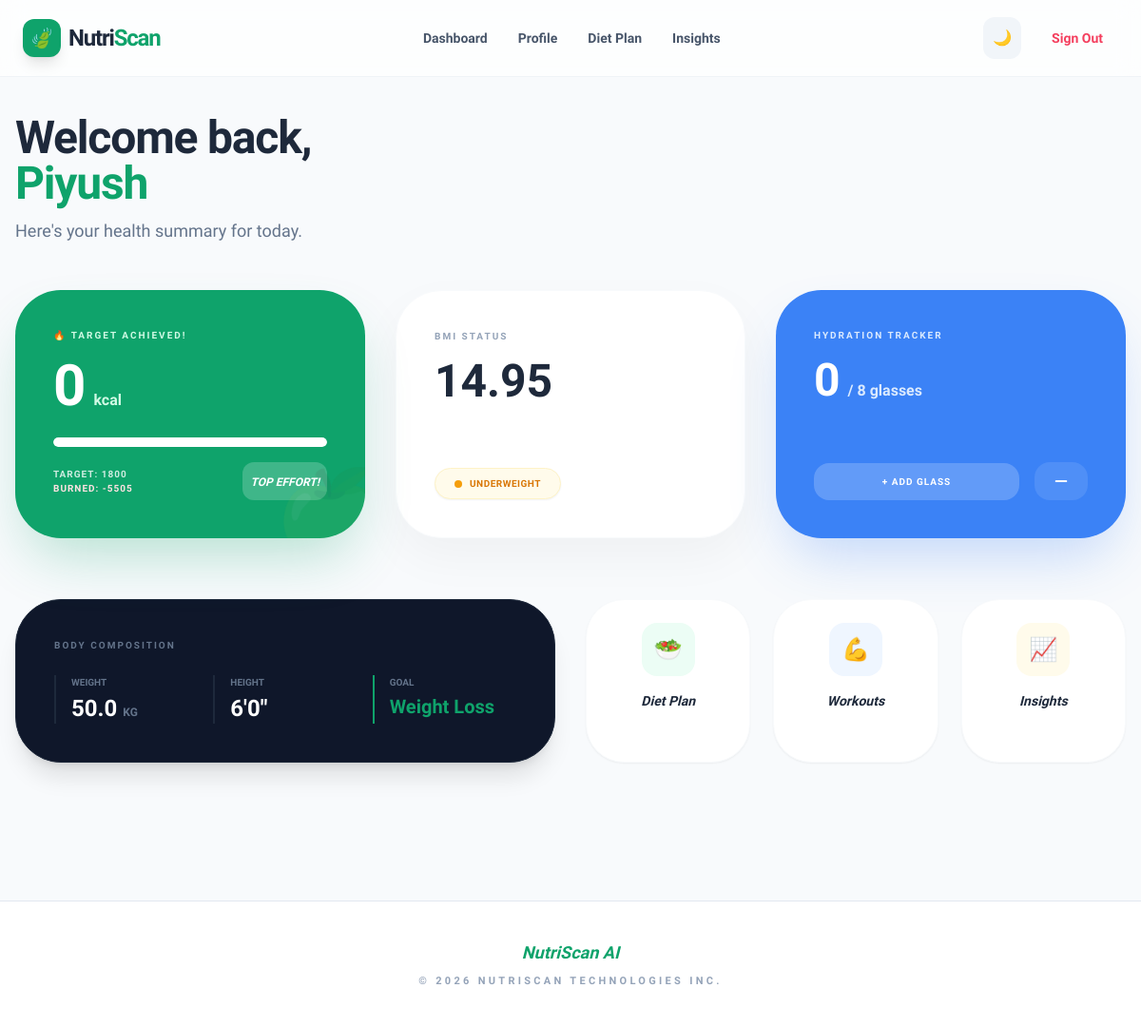
The page /dashboard/ (signed in) on the database its author committed.
### core/models.py (models this page shows, shortened)
class UserProfile(models.Model):
    user = models.OneToOneField(
        User,
        on_delete=models.CASCADE,
        related_name='profile'
    )
    age = models.PositiveIntegerField(null=True, blank=True)
    height_feet = models.PositiveIntegerField(null=True, blank=True)
    height_inches = models.PositiveIntegerField(null=True, blank=True)
    weight = models.FloatField(null=True, blank=True)
    gender = models.CharField(
        max_length=10,
        choices=[
            ('male','Male'),
            ('female','Female'),
            ('other','Other')
        ],
        null=True,
        blank=True
    )
    goal = models.CharField(
        max_length=20,
        choices=[
            ('loss','Weight Loss'),
            ('gain','Weight Gain'),
            ('maintain','Maintain')
        ],
        null=True,
        blank=True
    )
    is_profile_complete = models.BooleanField(default=False)

### core/views.py (the view)
# urls.py: path('dashboard/', views.dashboard, name='dashboard'),
@login_required
def dashboard(request):
    try:
        profile = UserProfile.objects.get(user=request.user)
        if not profile.is_profile_complete:
            return redirect('profile')
    except UserProfile.DoesNotExist:
        return redirect('profile')
    total_inches = (profile.height_feet * 12) + profile.height_inches
    height_m = total_inches * 0.0254
    bmi = round(profile.weight / (height_m ** 2), 2) if height_m > 0 else 0
    if bmi < 18.5:
        category = "Underweight"
    elif bmi < 25:
        category = "Normal"
    elif bmi < 30:
        category = "Overweight"
    else:
        category = "Obese"
    if profile.goal == 'loss':
        base_target = 1800
    elif profile.goal == 'gain':
        base_target = 2500
    else: # Maintain
        base_target = 2200
    today_stats = WorkoutLog.objects.filter(
        user=request.user,
        date=date.today()
    ).aggregate(total=Sum('calories_burned'))
    total_burned = today_stats['total'] or 0
    remaining_calories = base_target - total_burned
    if remaining_calories < 0:
        remaining_calories = 0
    return render(request, 'dashboard.html', {
        'profile': profile,
        'bmi': bmi,
        'category': category,
        'calories': remaining_calories,
        'base_target': base_target,
        'total_burned': total_burned
    })

### core/templates/dashboard.html (shortened to what this page needs)
{% extends 'base.html' %}
{% block content %}
<div class="max-w-7xl mx-auto px-4 py-10 animate-fade-in bg-slate-50 dark:bg-slate-950 transition-colors duration-500">
    <div class="mb-12">
        <h2 class="text-4xl md:text-5xl font-black text-slate-800 dark:text-slate-100 tracking-tight leading-tight">
            Welcome back, <br>
            <span class="text-[#0fa36b] dark:text-emerald-400">{{user.username}}</span>
        </h2>
        <p class="text-slate-500 dark:text-slate-400 font-medium mt-3 text-lg">Here's your health summary for today.</p>
    </div>
    <div class="grid grid-cols-1 md:grid-cols-3 gap-8 mb-16">
        <div class="bg-[#0fa36b] dark:bg-emerald-600 p-10 rounded-[3rem] shadow-[0_30px_60px_-15px_rgba(15,163,107,0.3)] text-white transform transition-all hover:-translate-y-1 relative overflow-hidden">
            <p class="text-emerald-100 font-bold uppercase tracking-[0.2em] text-[10px] mb-4">
                {% if calories <= 0 %} 🔥 TARGET ACHIEVED! {% else %} Remaining Today {% endif %}
            </p>
            <div class="flex items-baseline space-x-2">
                <h1 class="text-6xl font-black">{{ calories }}</h1>
                <span class="text-emerald-100 font-bold">kcal</span>
            </div>
            <div class="w-full bg-white/20 h-2.5 rounded-full mt-6 overflow-hidden">
                <div class="bg-white h-full rounded-full transition-all duration-1000 ease-out"
                     style="width: {% if total_burned >= base_target %}100%{% else %}{{ total_burned|divisibleby:base_target }}%{% endif %};">
                </div>
            </div>
            <div class="mt-4 flex justify-between items-center">
                <div class="flex flex-col">
                    <span class="text-[10px] font-black uppercase tracking-widest opacity-80">Target: {{ base_target }}</span>
                    <span class="text-[10px] font-black uppercase tracking-widest text-red-100">Burned: -{{ total_burned }}</span>
                </div>
                {% if calories <= 0 %}
                <div class="bg-white/20 p-2 rounded-xl">
                    <span class="text-xs font-black italic">TOP EFFORT!</span>
                </div>
                {% endif %}
            </div>
            <div class="absolute -right-6 -bottom-6 text-8xl opacity-10">🍏</div>
        </div>
        <div class="bg-white dark:bg-slate-900 p-10 rounded-[3rem] shadow-[0_20px_50px_rgba(0,0,0,0.04)] border border-slate-50 dark:border-slate-800 flex flex-col justify-between transition-all hover:-translate-y-1">
            <div>
                <p class="text-slate-400 dark:text-slate-500 font-bold uppercase tracking-[0.2em] text-[10px] mb-4">BMI Status</p>
                <h2 class="text-5xl font-black text-slate-800 dark:text-slate-100">{{bmi}}</h2>
            </div>
            <div class="mt-8">
                <span class="inline-flex items-center px-5 py-2 rounded-full text-[10px] font-black uppercase tracking-wider shadow-sm
                    {% if category == 'Normal' %}
                        bg-emerald-50 dark:bg-emerald-900/20 text-[#0fa36b] dark:text-emerald-400 border border-emerald-100 dark:border-emerald-800
                    {% elif category == 'Overweight' or category == 'Obese' %}
                        bg-rose-50 dark:bg-rose-900/20 text-rose-600 dark:text-rose-400 border border-rose-100 dark:border-rose-800
                    {% else %}
                        bg-amber-50 dark:bg-amber-900/20 text-amber-600 dark:text-amber-400 border border-amber-100 dark:border-amber-800
                    {% endif %}">
                    <span class="w-2 h-2 rounded-full mr-2
                        {% if category == 'Normal' %} bg-[#0fa36b] dark:bg-emerald-400
                        {% elif category == 'Overweight' or category == 'Obese' %} bg-rose-500
                        {% else %} bg-amber-500
                        {% endif %} animate-pulse"></span>
                    {{category}}
                </span>
            </div>
        </div>
        <div class="bg-blue-500 dark:bg-blue-600 p-10 rounded-[3rem] shadow-[0_30px_60px_-15px_rgba(59,130,246,0.3)] text-white flex flex-col justify-between transition-all hover:-translate-y-1" x-data="{ glasses: 0 }">
            <div>
                <p class="text-blue-100 font-bold uppercase tracking-[0.2em] text-[10px] mb-4">Hydration Tracker</p>
                <div class="flex items-baseline space-x-2">
                    <h2 class="text-5xl font-black" x-text="glasses">0</h2>
                    <span class="text-blue-100 font-bold">/ 8 glasses</span>
                </div>
            </div>
            <div class="mt-8 flex items-center space-x-4">
                <button @click="if(glasses < 12) glasses++" class="flex-grow py-3 bg-white/20 hover:bg-white/30 rounded-2xl font-black text-[10px] uppercase tracking-widest transition-all active:scale-95">+ Add Glass</button>
                <button @click="if(glasses > 0) glasses--" class="px-5 py-3 bg-white/10 hover:bg-white/20 rounded-2xl transition-all">
                    <svg class="w-4 h-4" fill="none" stroke="currentColor" viewBox="0 0 24 24"><path stroke-linecap="round" stroke-linejoin="round" stroke-width="3" d="M20 12H4"></path></svg>
                </button>
            </div>
        </div>
    </div>
    <div class="grid grid-cols-1 lg:grid-cols-2 gap-8 mb-16">
        <div class="bg-slate-900 dark:bg-slate-900 border border-slate-800 p-10 rounded-[3rem] shadow-xl text-white flex flex-col justify-center space-y-6 transition-all">
            <h4 class="text-slate-500 text-[10px] font-bold uppercase tracking-[0.2em]">Body Composition</h4>
            <div class="grid grid-cols-3 gap-4">
                <div class="border-l-2 border-slate-800 dark:border-slate-700 pl-4">
                    <span class="block text-slate-500 text-[10px] font-bold uppercase mb-1">Weight</span>
                    <span class="text-2xl font-black">{{profile.weight}} <small class="text-xs text-slate-500">KG</small></span>
                </div>
                <div class="border-l-2 border-slate-800 dark:border-slate-700 pl-4">
                    <span class="block text-slate-500 text-[10px] font-bold uppercase mb-1">Height</span>
                    <span class="text-2xl font-black">{{profile.height_feet}}'{{profile.height_inches}}"</span>
                </div>
                <div class="border-l-2 border-[#0fa36b] pl-4">
                    <span class="block text-slate-500 text-[10px] font-bold uppercase mb-1">Goal</span>
                    <span class="text-xl font-black text-[#0fa36b] dark:text-emerald-400">{{profile.get_goal_display}}</span>
                </div>
            </div>
        </div>
        <div class="grid grid-cols-1 sm:grid-cols-3 gap-6">
            <a href="{% url 'diet' %}" class="group bg-white dark:bg-slate-900 p-6 rounded-[2.5rem] shadow-sm border border-slate-50 dark:border-slate-800 transition-all hover:shadow-xl hover:border-emerald-100 dark:hover:border-emerald-900 hover:-translate-y-1 text-center">
                <div class="w-14 h-14 bg-emerald-50 dark:bg-emerald-900/30 rounded-2xl flex items-center justify-center text-2xl mx-auto mb-4 group-hover:scale-110 transition-transform">🥗</div>
                <h6 class="font-black text-slate-800 dark:text-slate-100 text-sm italic">Diet Plan</h6>
            </a>
            <a href="{% url 'workout' %}" class="group bg-white dark:bg-slate-900 p-6 rounded-[2.5rem] shadow-sm border border-slate-50 dark:border-slate-800 transition-all hover:shadow-xl hover:border-blue-100 dark:hover:border-blue-900 hover:-translate-y-1 text-center">
                <div class="w-14 h-14 bg-blue-50 dark:bg-blue-900/30 rounded-2xl flex items-center justify-center text-2xl mx-auto mb-4 group-hover:scale-110 transition-transform">💪</div>
                <h6 class="font-black text-slate-800 dark:text-slate-100 text-sm italic">Workouts</h6>
            </a>
            <a href="{% url 'performance' %}" class="group bg-white dark:bg-slate-900 p-6 rounded-[2.5rem] shadow-sm border border-slate-50 dark:border-slate-800 transition-all hover:shadow-xl hover:border-amber-100 dark:hover:border-amber-900 hover:-translate-y-1 text-center">
                <div class="w-14 h-14 bg-amber-50 dark:bg-amber-900/30 rounded-2xl flex items-center justify-center text-2xl mx-auto mb-4 group-hover:scale-110 transition-transform">📈</div>
                <h6 class="font-black text-slate-800 dark:text-slate-100 text-sm italic">Insights</h6>
            </a>
        </div>
    </div>
</div>
{% endblock %}

### core/templates/base.html (style rules this page uses)
body { font-family: 'Plus Jakarta Sans', sans-serif; transition: background-color 0.5s ease; }

### core/templates/dashboard.html (style rules this page uses)
.animate-fade-in { animation: fadeInUp 0.8s cubic-bezier(0.16, 1, 0.3, 1) forwards; }

### rows shown on the page
UserProfile: weight "50.0", height_feet "6", height_inches "0", goal "Weight Loss"

### other values the page prints
{{ user.username }} "Piyush"
{{ calories }} "0"
{{ base_target }} "1800"
{{ total_burned }} "5505"
{{ bmi }} "14.95"
{{ category }} "UNDERWEIGHT"
